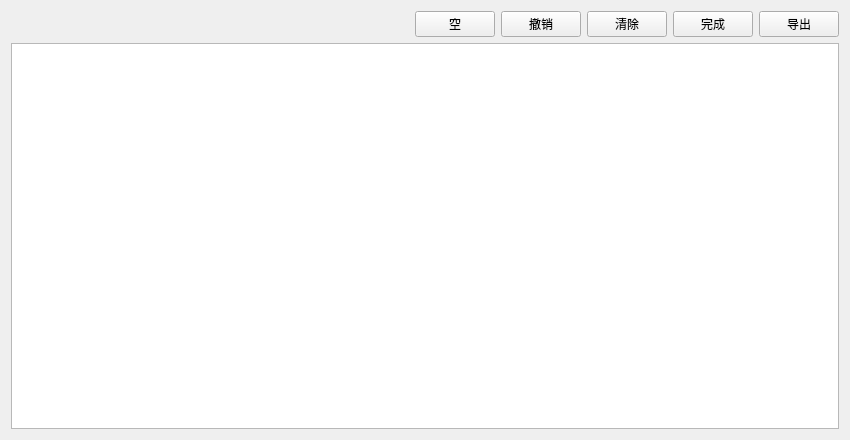
<?xml version="1.0" encoding="UTF-8"?>
<ui version="4.0">
 <class>SmartSecondSetting</class>
 <widget class="QWidget" name="SmartSecondSetting">
  <property name="geometry">
   <rect>
    <x>0</x>
    <y>0</y>
    <width>850</width>
    <height>440</height>
   </rect>
  </property>
  <property name="windowTitle">
   <string>Form</string>
  </property>
  <layout class="QVBoxLayout" name="verticalLayout_2">
   <item>
    <layout class="QVBoxLayout" name="verticalLayout">
     <item>
      <layout class="QHBoxLayout" name="horizontalLayout_2">
       <item>
        <spacer name="horizontalSpacer">
         <property name="orientation">
          <enum>Qt::Horizontal</enum>
         </property>
         <property name="sizeHint" stdset="0">
          <size>
           <width>40</width>
           <height>20</height>
          </size>
         </property>
        </spacer>
       </item>
       <item>
        <layout class="QHBoxLayout" name="horizontalLayout">
         <item>
          <widget class="QPushButton" name="EmptypushButton">
           <property name="text">
            <string>     空     </string>
           </property>
          </widget>
         </item>
         <item>
          <widget class="QPushButton" name="RevokepushButton">
           <property name="text">
            <string>    撤销    </string>
           </property>
          </widget>
         </item>
         <item>
          <widget class="QPushButton" name="ClearpushButton">
           <property name="text">
            <string>    清除    </string>
           </property>
          </widget>
         </item>
         <item>
          <widget class="QPushButton" name="FinishpushButton">
           <property name="text">
            <string>    完成    </string>
           </property>
          </widget>
         </item>
         <item>
          <widget class="QPushButton" name="ExportpushButton">
           <property name="text">
            <string>    导出    </string>
           </property>
          </widget>
         </item>
        </layout>
       </item>
      </layout>
     </item>
     <item>
      <widget class="QTableWidget" name="tableWidget"/>
     </item>
    </layout>
   </item>
  </layout>
 </widget>
 <resources/>
 <connections/>
</ui>
